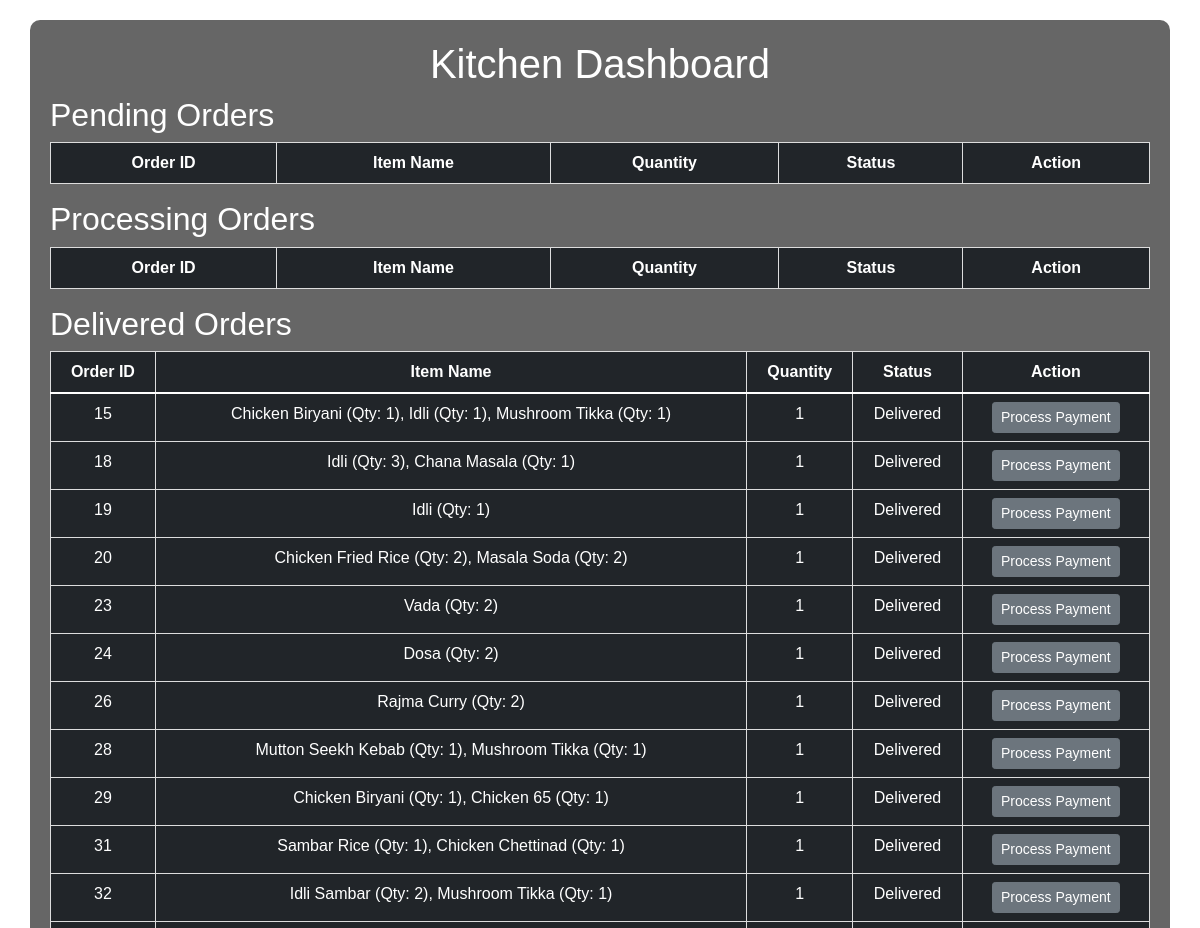
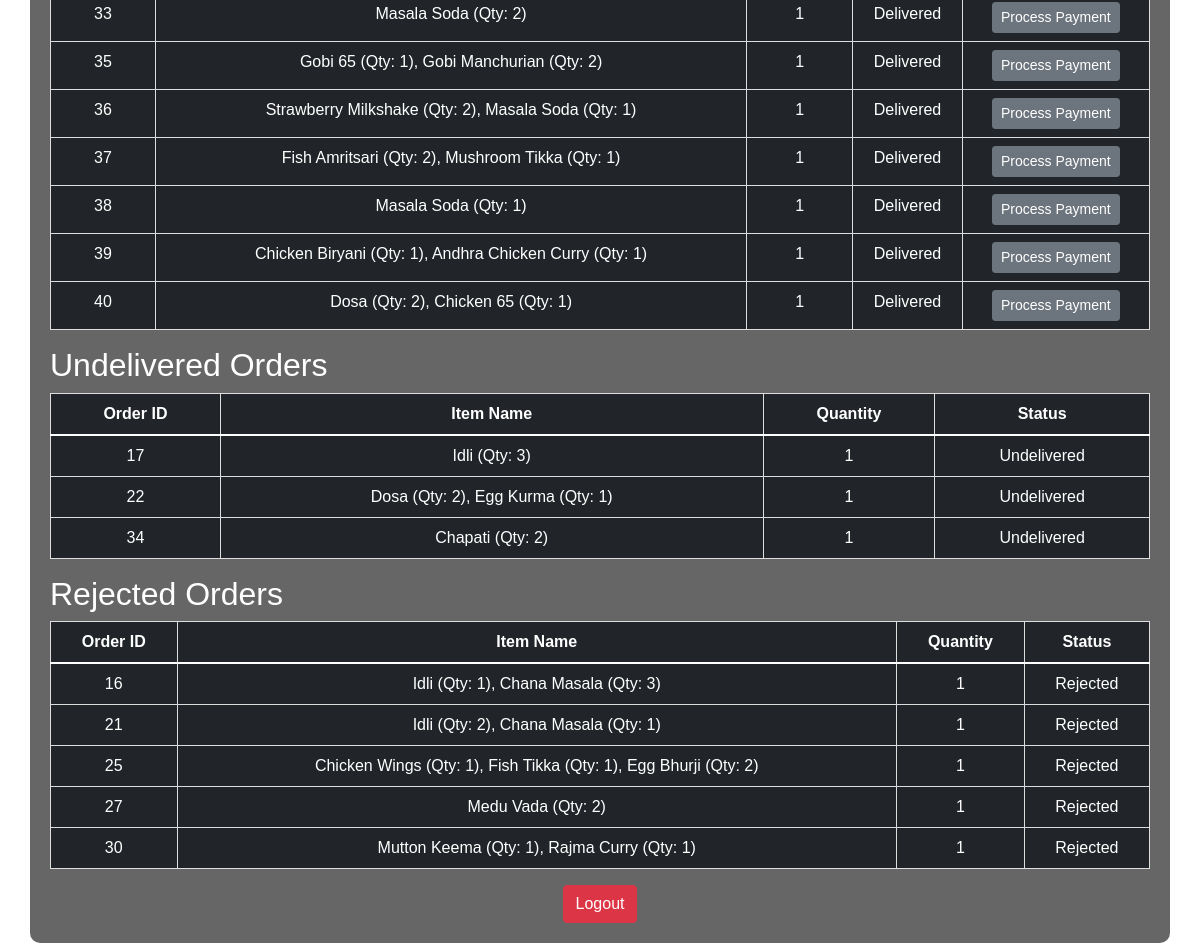
The page /kitchen/kitchen_dashboard.php (signed in) on the database its author committed (2 pictures, top to bottom).
### tables this page shows
CREATE TABLE `orders` (
  `id` int(11) NOT NULL,
  `customer_id` int(11) DEFAULT NULL,
  `total_amount` decimal(10,2) DEFAULT NULL,
  `status` varchar(50) DEFAULT NULL,
  `payment_status` varchar(50) DEFAULT 'Pending',
  `item_name` text DEFAULT NULL,
  `table` int(11) DEFAULT 1,
  `payment_mode` varchar(50) DEFAULT NULL,
  `table_number` varchar(10) DEFAULT NULL,
  `quantity` varchar(10) DEFAULT NULL
);

### kitchen/kitchen_dashboard.php (the view, shortened to what this page needs)
<?php
$conn = new mysqli('localhost', 'root', '', 'restaurant_billing_system');
$delivered_orders = $conn->query("SELECT * FROM orders WHERE status = 'Delivered'");
$undelivered_orders = $conn->query("SELECT * FROM orders WHERE status = 'Undelivered'");
$rejected_orders = $conn->query("SELECT * FROM orders WHERE status = 'Rejected'");
?>
<!DOCTYPE html>
<html lang="en">
<head>
    <link href="https://cdn.jsdelivr.net/npm/bootstrap@5.1.3/dist/css/bootstrap.min.css" rel="stylesheet">
</head>
<body class="custom-cursor">
    <div class="container">
        <h1 class="text-center">Kitchen Dashboard</h1>
        <h2>Pending Orders</h2>
        <table class="table table-dark table-hover">
            <thead><tr><th>Order ID</th><th>Item Name</th><th>Quantity</th><th>Status</th><th>Action</th></tr></thead>
        </table>
        <h2>Processing Orders</h2>
        <table class="table table-dark table-hover">
            <thead><tr><th>Order ID</th><th>Item Name</th><th>Quantity</th><th>Status</th><th>Action</th></tr></thead>
        </table>
        <h2>Delivered Orders</h2>
        <table class="table table-dark table-hover">
            <thead><tr><th>Order ID</th><th>Item Name</th><th>Quantity</th><th>Status</th><th>Action</th></tr></thead>
            <tbody>
            <?php while ($order = $delivered_orders->fetch_assoc()): ?>
                <tr>
                    <td><?php echo $order['id']; ?></td>
                    <td><?php echo $order['item_name']; ?></td>
                    <td><?php echo $order['table']; ?></td>
                    <td><?php echo $order['status']; ?></td>
                    <td>
                        <form action="process_payment.php" method="post">
                            <button type="submit" class="btn btn-secondary btn-sm" name="process_payment">Process Payment</button>
                        </form>
                    </td>
                </tr>
            <?php endwhile; ?>
            </tbody>
        </table>
        <h2>Undelivered Orders</h2>
        <table class="table table-dark table-hover">
            <thead><tr><th>Order ID</th><th>Item Name</th><th>Quantity</th><th>Status</th></tr></thead>
            <tbody>
            <?php while ($order = $undelivered_orders->fetch_assoc()): ?>
                <tr>
                    <td><?php echo $order['id']; ?></td>
                    <td><?php echo $order['item_name']; ?></td>
                    <td><?php echo $order['table']; ?></td>
                    <td><?php echo $order['status']; ?></td>
                </tr>
            <?php endwhile; ?>
            </tbody>
        </table>
        <h2>Rejected Orders</h2>
        <table class="table table-dark table-hover">
            <thead><tr><th>Order ID</th><th>Item Name</th><th>Quantity</th><th>Status</th></tr></thead>
            <tbody>
            <?php while ($order = $rejected_orders->fetch_assoc()): ?>
                <tr>
                    <td><?php echo $order['id']; ?></td>
                    <td><?php echo $order['item_name']; ?></td>
                    <td><?php echo $order['table']; ?></td>
                    <td><?php echo $order['status']; ?></td>
                </tr>
            <?php endwhile; ?>
            </tbody>
        </table>
        <form action="logout.php" method="post" class="text-center mt-3">
            <button type="submit" class="btn btn-danger">Logout</button>
        </form>
    </div>
</body>
</html>

### kitchen/kitchen_dashboard.php (style rules this page uses)
body { font-family: Arial, sans-serif; background-image: url('/path/to/your/kitchen_image.png'); background-size: cover; background-attachment: fixed; color: #fff; }
.container { background: rgba(0, 0, 0, 0.6); padding: 20px; border-radius: 10px; margin-top: 20px; }
table { width: 100%; margin-bottom: 20px; color: #fff; }
th, td { border: 1px solid #ddd; padding: 8px; text-align: center; }
th { background-color: #343a40; color: #fff; }
button { transition: background-color 0.3s, transform 0.3s; }
.custom-cursor { cursor: url('https://cdn-icons-png.flaticon.com/512/2315/2315416.png'), auto; }

### rows shown on the page
orders: id "15", item_name "Chicken Biryani (Qty: 1), Idli (Qty: 1), Mushroom Tikka (Qty: 1)", table "1", status "Delivered"
orders: id "18", item_name "Idli (Qty: 3), Chana Masala (Qty: 1)", table "1", status "Delivered"
orders: id "19", item_name "Idli (Qty: 1)", table "1", status "Delivered"
orders: id "20", item_name "Chicken Fried Rice (Qty: 2), Masala Soda (Qty: 2)", table "1", status "Delivered"
orders: id "23", item_name "Vada (Qty: 2)", table "1", status "Delivered"
orders: id "24", item_name "Dosa (Qty: 2)", table "1", status "Delivered"
orders: id "26", item_name "Rajma Curry (Qty: 2)", table "1", status "Delivered"
orders: id "28", item_name "Mutton Seekh Kebab (Qty: 1), Mushroom Tikka (Qty: 1)", table "1", status "Delivered"
orders: id "29", item_name "Chicken Biryani (Qty: 1), Chicken 65 (Qty: 1)", table "1", status "Delivered"
orders: id "31", item_name "Sambar Rice (Qty: 1), Chicken Chettinad (Qty: 1)", table "1", status "Delivered"
orders: id "32", item_name "Idli Sambar (Qty: 2), Mushroom Tikka (Qty: 1)", table "1", status "Delivered"
orders: id "33", item_name "Masala Soda (Qty: 2)", table "1", status "Delivered"
orders: id "35", item_name "Gobi 65 (Qty: 1), Gobi Manchurian (Qty: 2)", table "1", status "Delivered"
orders: id "36", item_name "Strawberry Milkshake (Qty: 2), Masala Soda (Qty: 1)", table "1", status "Delivered"
orders: id "37", item_name "Fish Amritsari (Qty: 2), Mushroom Tikka (Qty: 1)", table "1", status "Delivered"
orders: id "38", item_name "Masala Soda (Qty: 1)", table "1", status "Delivered"
orders: id "39", item_name "Chicken Biryani (Qty: 1), Andhra Chicken Curry (Qty: 1)", table "1", status "Delivered"
orders: id "40", item_name "Dosa (Qty: 2), Chicken 65 (Qty: 1)", table "1", status "Delivered"
orders: id "17", item_name "Idli (Qty: 3)", table "1", status "Undelivered"
orders: id "22", item_name "Dosa (Qty: 2), Egg Kurma (Qty: 1)", table "1", status "Undelivered"
orders: id "34", item_name "Chapati (Qty: 2)", table "1", status "Undelivered"
orders: id "16", item_name "Idli (Qty: 1), Chana Masala (Qty: 3)", table "1", status "Rejected"
orders: id "21", item_name "Idli (Qty: 2), Chana Masala (Qty: 1)", table "1", status "Rejected"
orders: id "25", item_name "Chicken Wings (Qty: 1), Fish Tikka (Qty: 1), Egg Bhurji (Qty: 2)", table "1", status "Rejected"
orders: id "27", item_name "Medu Vada (Qty: 2)", table "1", status "Rejected"
orders: id "30", item_name "Mutton Keema (Qty: 1), Rajma Curry (Qty: 1)", table "1", status "Rejected"
